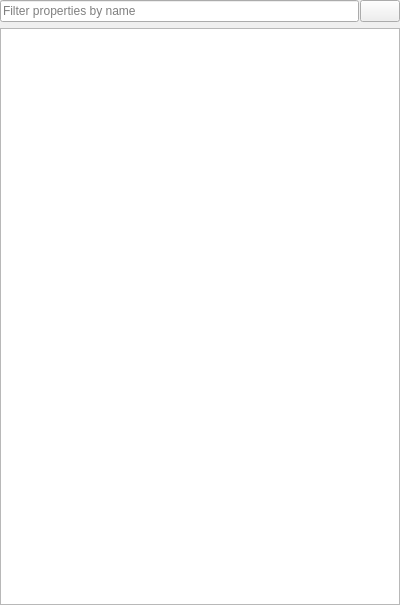
<?xml version="1.0" encoding="UTF-8"?>
<ui version="4.0">
 <class>PropertySetInspector</class>
 <widget class="QWidget" name="PropertySetInspector">
  <property name="geometry">
   <rect>
    <x>0</x>
    <y>0</y>
    <width>400</width>
    <height>605</height>
   </rect>
  </property>
  <property name="windowTitle">
   <string>Property Set Inspector</string>
  </property>
  <layout class="QVBoxLayout" name="verticalLayout">
   <property name="margin">
    <number>0</number>
   </property>
   <item>
    <widget class="QWidget" name="widget" native="true">
     <layout class="QHBoxLayout" name="horizontalLayout">
      <property name="spacing">
       <number>1</number>
      </property>
      <property name="margin">
       <number>0</number>
      </property>
      <item>
       <widget class="QLineEdit" name="filterBox">
        <property name="placeholderText">
         <string>Filter properties by name</string>
        </property>
       </widget>
      </item>
      <item>
       <widget class="QPushButton" name="filterResetButton">
        <property name="toolTip">
         <string>Reset the filter</string>
        </property>
        <property name="text">
         <string/>
        </property>
        <property name="icon">
         <iconset>
          <normaloff>icons/property_inspecting/filter_reset.png</normaloff>icons/property_inspecting/filter_reset.png</iconset>
        </property>
        <property name="iconSize">
         <size>
          <width>16</width>
          <height>16</height>
         </size>
        </property>
       </widget>
      </item>
     </layout>
    </widget>
   </item>
   <item>
    <widget class="QTreeView" name="view">
     <property name="editTriggers">
      <set>QAbstractItemView::CurrentChanged|QAbstractItemView::DoubleClicked|QAbstractItemView::SelectedClicked</set>
     </property>
     <property name="tabKeyNavigation">
      <bool>true</bool>
     </property>
     <property name="alternatingRowColors">
      <bool>true</bool>
     </property>
     <property name="indentation">
      <number>5</number>
     </property>
     <property name="rootIsDecorated">
      <bool>false</bool>
     </property>
     <property name="itemsExpandable">
      <bool>true</bool>
     </property>
     <property name="sortingEnabled">
      <bool>true</bool>
     </property>
     <property name="animated">
      <bool>false</bool>
     </property>
     <property name="expandsOnDoubleClick">
      <bool>true</bool>
     </property>
    </widget>
   </item>
  </layout>
 </widget>
 <resources/>
 <connections>
  <connection>
   <sender>filterResetButton</sender>
   <signal>clicked()</signal>
   <receiver>filterBox</receiver>
   <slot>clear()</slot>
   <hints>
    <hint type="sourcelabel">
     <x>344</x>
     <y>29</y>
    </hint>
    <hint type="destinationlabel">
     <x>159</x>
     <y>28</y>
    </hint>
   </hints>
  </connection>
 </connections>
</ui>
